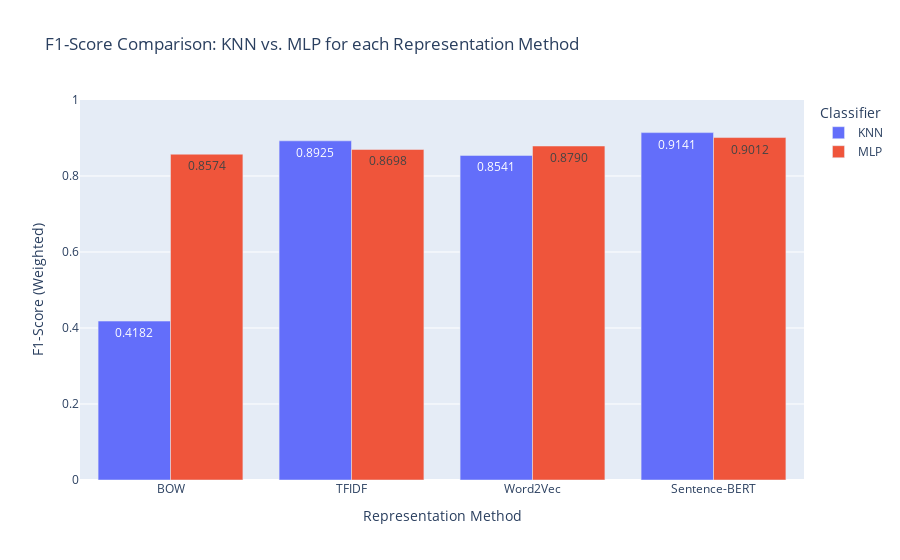

This figure's notebook cell:
### Code cell
# Grouped bar chart for F1-Score
fig_f1 = px.bar(results_df, 
                x='Method', 
                y='F1-Score', 
                color='Classifier', 
                barmode='group',
                title='F1-Score Comparison: KNN vs. MLP for each Representation Method',
                labels={'F1-Score': 'F1-Score (Weighted)', 'Method': 'Representation Method'},
                text_auto='.4f')

# Improve layout
fig_f1.update_layout(
    yaxis_title="F1-Score (Weighted)",
    xaxis_title="Representation Method",
    legend_title="Classifier",
    yaxis_range=[0, 1.0] # Set y-axis to be from 0 to 1
)

fig_f1.show()

### Figure 1 — Plotly figure (JSON) as saved in the notebook; plotly's stock layout.template omitted (floating-point values rounded to 4 significant figures)
{"data": [{"alignmentgroup": "True", "hovertemplate": "Classifier=KNN<br>Representation Method=%{x}<br>F1-Score (Weighted)=%{y}<extra></extra>", "legendgroup": "KNN", "marker": {"color": "#636efa", "pattern": {"shape": ""}}, "name": "KNN", "offsetgroup": "KNN", "orientation": "v", "showlegend": true, "textposition": "auto", "texttemplate": "%{y:.4f}", "type": "bar", "x": ["BOW", "TFIDF", "Word2Vec", "Sentence-BERT"], "xaxis": "x", "y": [0.4182, 0.8925, 0.8541, 0.9141], "yaxis": "y"}, {"alignmentgroup": "True", "hovertemplate": "Classifier=MLP<br>Representation Method=%{x}<br>F1-Score (Weighted)=%{y}<extra></extra>", "legendgroup": "MLP", "marker": {"color": "#EF553B", "pattern": {"shape": ""}}, "name": "MLP", "offsetgroup": "MLP", "orientation": "v", "showlegend": true, "textposition": "auto", "texttemplate": "%{y:.4f}", "type": "bar", "x": ["BOW", "TFIDF", "Word2Vec", "Sentence-BERT"], "xaxis": "x", "y": [0.8574, 0.8698, 0.879, 0.9012], "yaxis": "y"}], "layout": {"barmode": "group", "legend": {"title": {"text": "Classifier"}, "tracegroupgap": 0}, "title": {"text": "F1-Score Comparison: KNN vs. MLP for each Representation Method"}, "xaxis": {"anchor": "y", "domain": [0, 1], "title": {"text": "Representation Method"}}, "yaxis": {"anchor": "x", "domain": [0, 1], "range": [0, 1], "title": {"text": "F1-Score (Weighted)"}}}}
